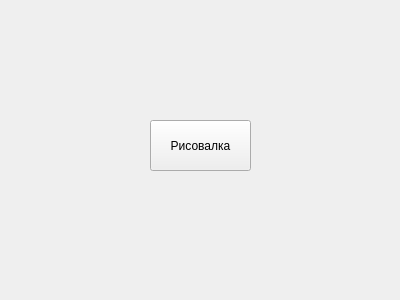
<?xml version="1.0" encoding="UTF-8"?>
<ui version="4.0">
 <class>Form</class>
 <widget class="QWidget" name="Form">
  <property name="geometry">
   <rect>
    <x>0</x>
    <y>0</y>
    <width>400</width>
    <height>300</height>
   </rect>
  </property>
  <property name="windowTitle">
   <string>Form</string>
  </property>
  <widget class="QPushButton" name="pushButton">
   <property name="geometry">
    <rect>
     <x>150</x>
     <y>120</y>
     <width>101</width>
     <height>51</height>
    </rect>
   </property>
   <property name="text">
    <string>Рисовалка</string>
   </property>
  </widget>
 </widget>
 <resources/>
 <connections/>
</ui>
